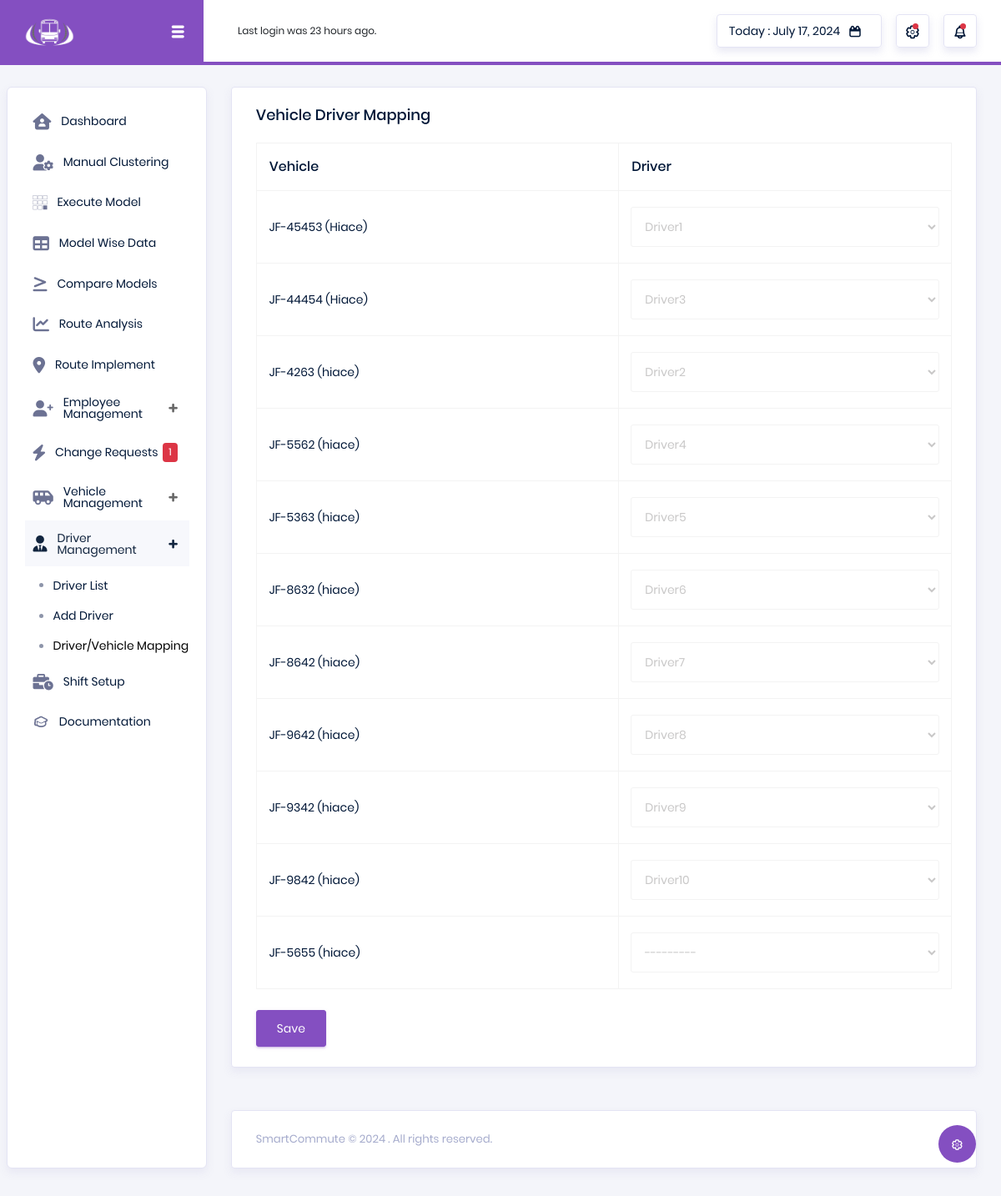
Screenshot of /users/driver_vehicle_mapping with the database file from the repository.
### users/models.py (models this page shows, shortened)
class Vehicle(models.Model):
    registration_no = models.CharField(max_length=50, unique=True)
    chasis_no = models.CharField(max_length=50, unique=True)
    color = models.CharField(max_length=30)
    type = models.CharField(max_length=30)
    model = models.CharField(max_length=50)
    brand = models.CharField(max_length=50)
    manufacture_date = models.DateField()
    registration_date = models.DateField()
    capacity = models.PositiveIntegerField()
    fuel_type = models.CharField(max_length=30)
    mileage = models.PositiveIntegerField()
    insurance_policy_no = models.CharField(max_length=50, unique=True, blank=True, null=True)
    insurance_expiry_date = models.DateField(blank=True, null=True)
    driver = models.ForeignKey(Driver, on_delete=models.CASCADE, blank=True, null=True)
    path_data = models.JSONField(blank=True, null=True)
    path_data_drop = models.JSONField(blank=True, null=True)
    status = models.CharField(max_length=30,
                              choices=[('active', 'Active'), ('sold', 'Sold'), ('out_of_service', 'Out of Service')],
                              default='active')

### users/views.py (the view, shortened to what this page needs)
# urls.py: path('driver_vehicle_mapping', driver_vehicle_mapping_view, name='driver_vehicle_mapping'),
def driver_vehicle_mapping_view(request):
    vehicles = Vehicle.objects.all()
    forms = []
    for vehicle in vehicles:
        try:
            drivermapping_set = DriverVehicleMapping.objects.get(vehicle=vehicle)
        except:
            drivermapping_set = None
        form = DriverSelectionForm(
            initial={
                'vehicle': vehicle,
                'driver': drivermapping_set.driver if drivermapping_set is not None else None})
        forms.append(form)
    vehicle_form_pairs = zip(vehicles, forms)
    context = {'vehicle_form_pairs': vehicle_form_pairs, 'current_date': current_date.date, }
    return render(request, 'users/driver_vehicle_mapping.html', context)

### users/context_processors.py (called while the page is built)
def pending_requests_count(request):
    pending_count = ChangeRequest.objects.filter(status='pending').count()
    if pending_count == 0:
        pending_count = None
    return {'pending_count': pending_count}

### users/models.py (called while the page is built)
    def __str__(self):
        return self.name

### users/templates/users/driver_vehicle_mapping.html (shortened to what this page needs)
{% extends "users/dashboard.html" %}
{% load static %}
{% block content %}
<div class="content-wrapper">
    <div class="row">
        <div class="col-12 grid-margin">
            <div class="card">
                <div class="card-body">
                    <h4 class="card-title"> Vehicle Driver Mapping </h4>
                <form method="post">
                      <div class="table-responsive">
        <table class="table table-bordered">
            <thead>
                <tr>
                    <th>Vehicle</th>
                    <th>Driver</th>
                </tr>
            </thead>
            <tbody>
                {% for vehicle, form in vehicle_form_pairs %}
                <tr>
                    <td>{{ vehicle.registration_no }} ({{ vehicle.model }})</td>
                    <td>
                        {{ form.driver }}
                    </td>
                </tr>
                {% endfor %}
            </tbody>
        </table>
                      </div>
                    <br>
            <button type="submit" class="btn btn-primary">Save</button>
    </form>
                </div>
            </div>
        </div>
    </div>
</div>
{% endblock %}

### rows the page displays
Vehicle: registration_no "JF-45453", model "Hiace"
Vehicle: registration_no "JF-44454", model "Hiace"
Vehicle: registration_no "JF-4263", model "hiace"
Vehicle: registration_no "JF-5562", model "hiace"
Vehicle: registration_no "JF-5363", model "hiace"
Vehicle: registration_no "JF-8632", model "hiace"
Vehicle: registration_no "JF-8642", model "hiace"
Vehicle: registration_no "JF-9642", model "hiace"
Vehicle: registration_no "JF-9342", model "hiace"
Vehicle: registration_no "JF-9842", model "hiace"
Vehicle: registration_no "JF-5655", model "hiace"

### other values shown
{{ current_date }} "July 17, 2024"
{{ pending_count }} "1"
